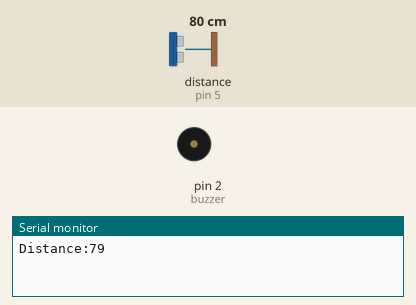
Simulated run of this sketch. Board: Arduino Uno, built with avr-gcc and run on an emulated ATmega328P. On the bench: buzzer (waves = sounding, pin HIGH), the last lines printed to the serial monitor. Wiring (inferred from the names in the program): ultrasonic range finder: trigger pin 6; echo pin 5. The test bench sets the inputs (shaded band); at power-on: distance to the obstacle (sensor on pin 5) 80 cm. The echo pulse lasts 58.3 µs per cm; pins used as bus, display or sensor lines are not drawn.

Above: at 3.8 s.
3.9 s: distance to the obstacle (sensor on pin 5) set to 11 cm
7.8 s: distance to the obstacle (sensor on pin 5) set to 8 cm
At 9.5 s:
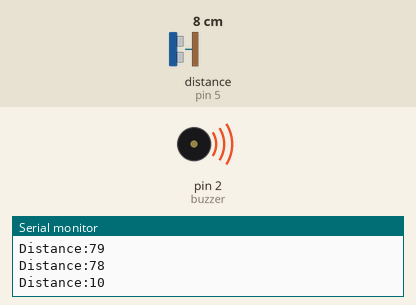
Timing chart, 0 to 11.0 s (numbered marks = the images above; inputs shaded):
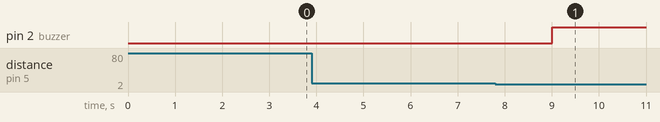

The sketch:

practice2.ino
```cpp
#include <Wire.h>
#include <Servo.h>

const int echoPin = 5;  //from sensor
const int trigPin = 6;  //from sensor

int buzzer = 2;
long duration;
int distance;

void setup() {
  //sensor pin setup
  pinMode(trigPin, OUTPUT);
  pinMode(echoPin, INPUT);
  pinMode(buzzer, OUTPUT);
  Serial.begin(9600); //Serial monitor on
}

void loop() {
  digitalWrite(trigPin, LOW);
  delayMicroseconds(2);
  digitalWrite(trigPin, HIGH);
  delayMicroseconds(10);
  digitalWrite(trigPin, LOW);

  //distance calculation
  duration = pulseIn(echoPin, HIGH);
  distance = duration *0.034/2;

  //Output selection
  if (distance <= 8){  //Example 8cm. Buzzer on.
    digitalWrite(buzzer, HIGH);
  }
  delay(3000);

  //print on serial monitor
  Serial.print("Distance:");
  Serial.println(distance);
}
  
```

Measured:
- the behaviour switches between 10 and 9 cm on distance to the obstacle (sensor on pin 5) (found by bisection; images 0 and 1)
- after the input at 7.8 s, pin 2 (buzzer): LOW → HIGH after 1.2 s
